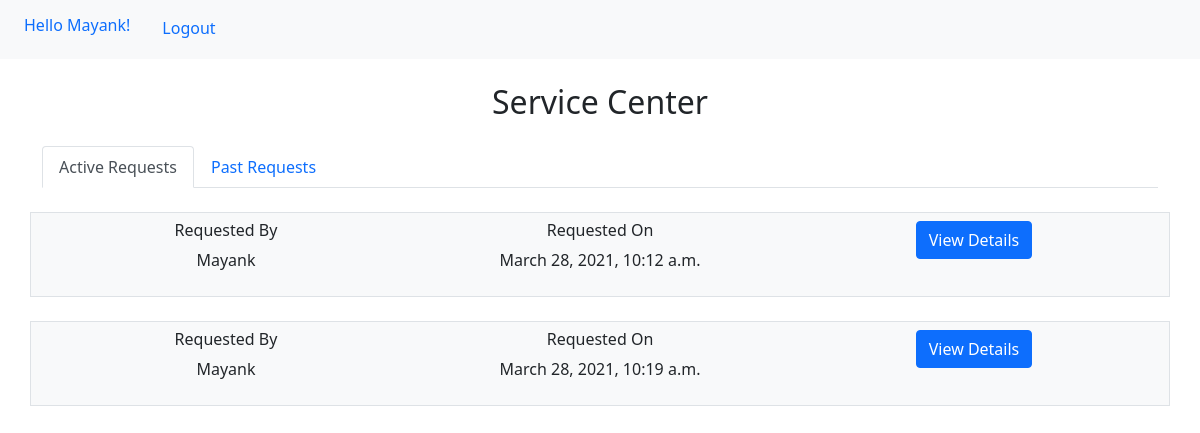
The app's page /service_center/ (signed in) with its own data.
### mechanics/models.py (models this page shows)
class BookingRequest(models.Model):
    requestedBy=models.ForeignKey(Customer,on_delete=models.CASCADE)
    requestedTo=models.ForeignKey(ServiceCenter,on_delete=models.CASCADE)
    assignedMechanic=models.ForeignKey(Mechanic,on_delete=models.CASCADE,blank=True,null=True)
    vehicleNumber=models.DecimalField(max_digits=6,decimal_places=0)
    vehicleType=models.IntegerField(choices=vehicleTypes)
    requestState=models.IntegerField(choices=requestStates)
    problemDescriptionByCustomer=models.CharField(max_length=500)
    problemDescriptionByMech=models.CharField(max_length=500,blank=True,null=True)
    mechanicArrived=models.BooleanField(default=False)  #customer has to marked as arrived
    bill=models.DecimalField(max_digits=8,decimal_places=2,default=0)
    requestedTime=models.DateTimeField()
    requestAcceptanceTime=models.DateTimeField(blank=True,null=True)
    mechanicArrivalTime=models.DateTimeField(blank=True,null=True)
    serviceCompleteTime=models.DateTimeField(blank=True,null=True)
    locationState=models.CharField(max_length=500)
    locationCity=models.CharField(max_length=500)
    locationPinCode=models.DecimalField(max_digits=6,decimal_places=0)
    address=models.CharField(max_length=500)# this will be added from gmap api

### customers/models.py (models this page shows, shortened)
class Customer(models.Model):
    user=models.OneToOneField(User,on_delete=models.CASCADE)
    phoneNo=models.DecimalField(max_digits=10,decimal_places=0)
    emailId=models.EmailField()

### service_centers/views.py (the view)
# urls.py: 2. Add a URL to urlpatterns:  path('', views.home, name='home')
def home(request):
    if not request.user.is_authenticated:
        return redirect('service_center:login')
    if not ServiceCenter.objects.filter(user = request.user):
        return redirect('service_center:login')
    serviceCenterObj= get_object_or_404(ServiceCenter, user = request.user)
    requestObjs=BookingRequest.objects.filter(requestedTo=serviceCenterObj)
    activeRequests=requestObjs.filter(requestState=0)
    inactiveRequests=requestObjs.filter(~Q(requestState=0))
    mechanics=Mechanic.objects.filter(serviceCenter=serviceCenterObj)
    print(activeRequests)
    context={
        'activerequests':activeRequests,
        'pastrequests':inactiveRequests,
        'mechanics':mechanics,
    }
    return render(request,'service_centers/home.html',context)

### service_centers/templates/service_centers/home.html (shortened to what this page needs)
{% load static %}
<!DOCTYPE html>
<html lang="en">
<head>
<link href="https://cdn.jsdelivr.net/npm/bootstrap@5.0.0-beta3/dist/css/bootstrap.min.css" rel="stylesheet">
</head>
<body>
    <ul class="nav bg-light p-2">
        <li class="nav-item">
          <h6 class="nav-link active" aria-current="page">Hello {{user}}!</h6>
        </li>
        <li class="nav-item">
          <a class="nav-link" href="{% url 'service_center:logout' %}">Logout</a>
        </li>
      </ul>
    <div class="container">
        <h2 class="text-center mt-4 mb-4">Service Center</h2>
        <ul class="nav nav-tabs" id="myTab" role="tablist">
            <li class="nav-item" role="presentation">
              <button class="nav-link active" id="home-tab" data-bs-toggle="tab" data-bs-target="#home" type="button" role="tab" aria-controls="home" aria-selected="true">Active Requests</button>
            </li>
            <li class="nav-item" role="presentation">
              <button class="nav-link" id="profile-tab" data-bs-toggle="tab" data-bs-target="#profile" type="button" role="tab" aria-controls="profile" aria-selected="false">Past Requests</button>
            </li>
          </ul>
          <div class="tab-content" id="myTabContent">
            <div class="tab-pane fade show active" id="home" role="tabpanel" aria-labelledby="home-tab">
                {% for req in activerequests %}
                <div class="row mt-4 bg-light p-2 text-center border">
                    <div class="col-md-4">
                        <h6>Requested By</h6>
                        <p>{{req.requestedBy.user.username}}</p>
                    </div>
                    <div class="col-md-4">
                        <h6>Requested On</h6>
                        <p>{{req.requestedTime}}</p>
                    </div>
                    <div class="col-md-4">
                        <p>
                            <a class="btn btn-primary" data-bs-toggle="collapse" href="#a{{req.id}}" role="button" aria-expanded="false" aria-controls="a{{req.id}}">
                                View Details
                            </a>
                        </p>
                    </div>
                </div>
                {% endfor %}
            </div>
          </div>
    </div>
</body>
</html>

### records on screen
BookingRequest: requestedBy.user.username "Mayank", requestedTime "March 28, 2021, 10:12 a.m."
BookingRequest: requestedBy.user.username "Mayank", requestedTime "March 28, 2021, 10:19 a.m."

### other values on screen
{{ user }} "Mayank"
